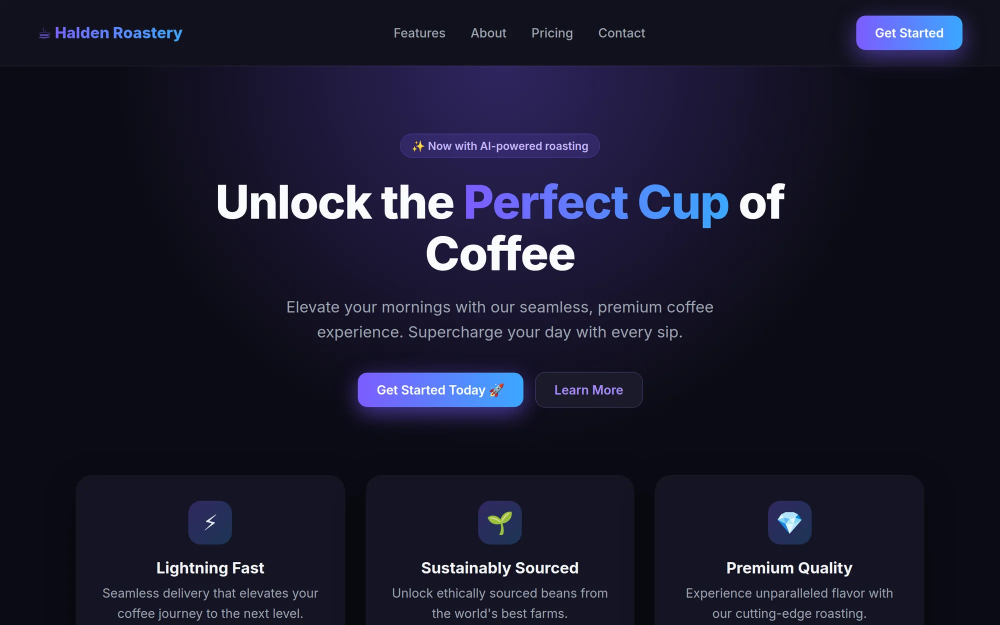
#> input picture assets/img/compare/ai-clean-desktop-dark.webp, 2000 x 1250 px (shown at 1/2 size)
$ python inspect_render.py ../assets/img/compare/ai-clean-desktop-dark.webp out.png
#> lines starting #> are read from the running program, lines starting #| are printed output that depends on the picture
"""Composite a transparent render over --paper and report the dominant face colour.

python3 render/inspect_render.py render/out/title_test.png [out.jpg]
"""

import sys
from collections import Counter

from PIL import Image

PAPER = (0xF3, 0xF1, 0xEB)

src = Image.open(sys.argv[1]).convert("RGBA")
bg = Image.new("RGBA", src.size, PAPER + (255,))
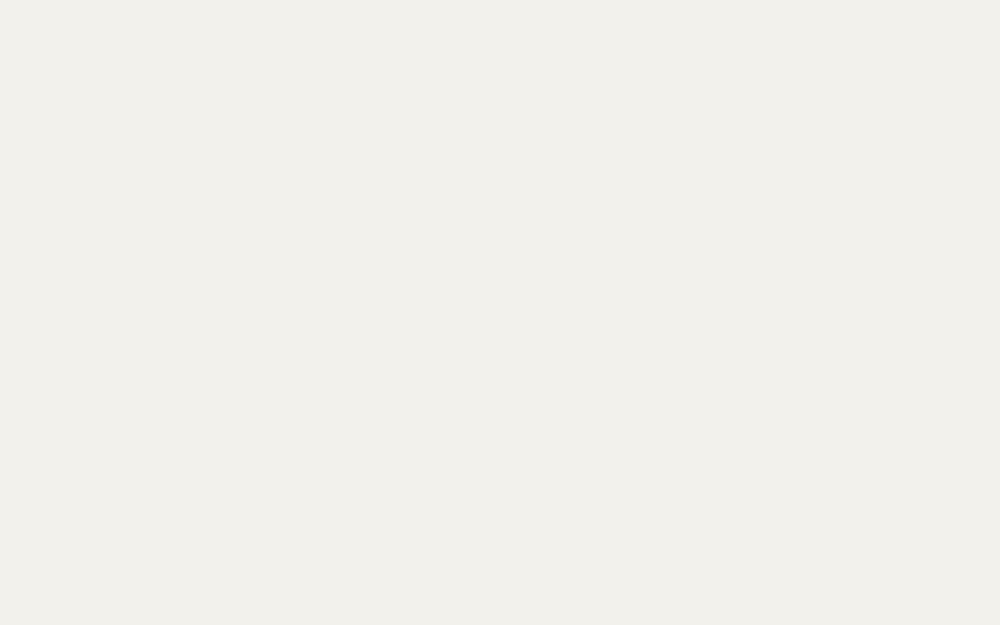
#> bg: PIL image 2000x1250 RGBA (shown at 1/2 size); mean R, G, B, A 243, 241, 235, 255
comp = Image.alpha_composite(bg, src).convert("RGB")
#> comp is the input picture: PIL image 2000x1250 RGB; mean R, G, B 25, 24.9, 44
out = sys.argv[2] if len(sys.argv) > 2 else sys.argv[1].rsplit(".", 1)[0] + "_on_paper.jpg"
comp.save(out, quality=92)

# Most common colours among fully opaque pixels (the object, not the shadow)
px = [p[:3] for p in src.getdata() if p[3] == 255]
#> px = 2500000 items
common = Counter((r >> 1 << 1, g >> 1 << 1, b >> 1 << 1) for r, g, b in px).most_common(5)
#> common = [((10, 10, 20), 694417), ((20, 20, 36), 335032), ((16, 16, 28), 205347), ((8, 10, 18), 111217), ((22, 18, 42), 40898)]
print("paper", PAPER, "| opaque px", len(px), "| top", common)
#| paper (243, 241, 235) | opaque px 2500000 | top [((10, 10, 20), 694417), ((20, 20, 36), 335032), ((16, 16, 28), 205347), ((8, 10, 18), 111217), ((22, 18, 42), 40898)]
print("wrote", out)
